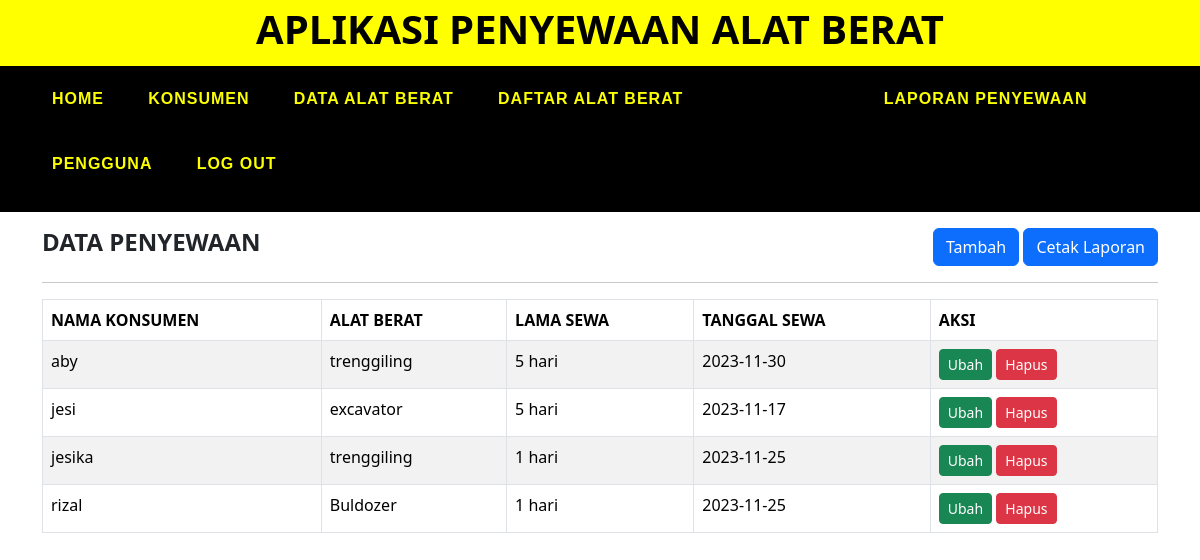
The app's page /penyewaan.php with its own data.
### tables this page shows
CREATE TABLE `penyewaan` (
  `Nama` varchar(100) NOT NULL,
  `Alat_Berat` varchar(20) NOT NULL,
  `Lama_Sewa` varchar(50) NOT NULL,
  `Tanggal_Sewa` date NOT NULL
);

### penyewaan.php (the view, shortened to what this page needs)
<!DOCTYPE html>
<html lang="en">
  <head>
    <link rel="stylesheet"  href="styles.css">
    <link href="https://cdn.jsdelivr.net/npm/bootstrap@5.3.2/dist/css/bootstrap.min.css" rel="stylesheet">
  </head>
  <body>
  <header>
        <div class="ikan">
          <h1><a href="index.php"><strong>APLIKASI PENYEWAAN ALAT BERAT</strong></a></h1>
        </div>
     </header>
      <div class="sapi">
              <ul >
                <li ><a href="index.php">HOME</a></li>
                <li ><a href="konsumen.php">KONSUMEN</a></li>
                <li ><a href="DataAlat.php">DATA ALAT BERAT</a></li>
                <li ><a href="AlatBerat.php">DAFTAR ALAT BERAT</a></li>
                <li class= "active"><a  href="penyewaan.php">PENYEWAAN</a></li>
                <li><a href="laporan.php">LAPORAN PENYEWAAN</a></li>
                <li ><a href="pengguna.php">PENGGUNA</a></li>
                <li><a href="logout.php">LOG OUT</a></li>
              </ul>
      </div>
    <div class="container mt-3">
      <div class="row">
        <div class="col-6">
          <h4><strong>DATA PENYEWAAN</strong></h4>
        </div>
        <div class="col-6 text-end">
            <a href="Tmbhpenyewa.php" class="btn btn-primary">Tambah</a>
            <a href="laporan-cetak.php" class="btn btn-primary" target="_blank"> Cetak Laporan</a>
        </div>
      </div>
      <hr>
      <div class="row">
        <div class="col">
            <table class="table table-bordered table-striped">
                <thead>
                    <tr>
                        <td><strong>NAMA KONSUMEN</strong></td>
                        <td><strong>ALAT BERAT</strong></td>
                        <td><strong>LAMA SEWA</strong></td>
                        <td><strong>TANGGAL SEWA</strong></td>
                        <td><strong>AKSI</strong></td>
                    </tr>
                </thead>
                <tbody> <?php
                  include_once "koneksi.php";
                  $sql = "select * from penyewaan";
                  $query = mysqli_query($koneksi,$sql);
                  while($baris = mysqli_fetch_array($query)) {
                  ?>
                  <tr>
                          <td><?php echo $baris['Nama'] ?></td>
                          <td><?php echo $baris['Alat_Berat'] ?></td>
                          <td><?php echo $baris['Lama_Sewa'] ?></td>
                          <td><?php echo $baris['Tanggal_Sewa'] ?></td>
                          <td>
                          <a href="ubahsewa.php?Nama=<?php echo $baris['Nama'] ?>" class="btn btn-sm btn-success">Ubah</a>
                          <a href="hapuspenyewa.php?Nama=<?php echo $baris['Nama'] ?>" class="btn btn-sm btn-danger" >Hapus</a>
                          </td>
                      </tr>
                  <?php } ?>

### styles.css (style rules this page uses)
body { background-color: #ffffff; }
.ikan { padding: 5px 0; background-color: yellow; }
.ikan h1 { display: flex; justify-content: center; align-items: center; background: linear-gradient(45deg,#000000,#000000 80%); -webkit-background-clip: text; -webkit-text-fill-color: transparent; }
.sapi { display: flex; justify-content: center; align-items: center; background-color: black; }
.sapi li { list-style: none; display: inline-block; padding: 20px 20px; }
.sapi li a { display: inline-block; font-weight: 800; text-decoration: none; color: #fbff00; font-family: Arial, Helvetica, sans-serif; font-weight: 800; letter-spacing: 1px; position: relative; transition: 0.5s; }
.sapi li a::before { content: ''; position: absolute; height: 2.5px; bottom: -5px; width: 0; border-radius: 70px; background: linear-gradient(45deg,#03f5fd,#00ff0d 80%); transition: 0.5s; }
.active { background: linear-gradient(45deg,#03f5fd,#00ff0d 80%); -webkit-background-clip: text; -webkit-text-fill-color: transparent; color: aliceblue; }

### records on screen
penyewaan: Nama "aby", Alat_Berat "trenggiling", Lama_Sewa "5 hari", Tanggal_Sewa "2023-11-30"
penyewaan: Nama "jesi", Alat_Berat "excavator", Lama_Sewa "5 hari", Tanggal_Sewa "2023-11-17"
penyewaan: Nama "jesika", Alat_Berat "trenggiling", Lama_Sewa "1 hari", Tanggal_Sewa "2023-11-25"
penyewaan: Nama "rizal", Alat_Berat "Buldozer", Lama_Sewa "1 hari", Tanggal_Sewa "2023-11-25"
